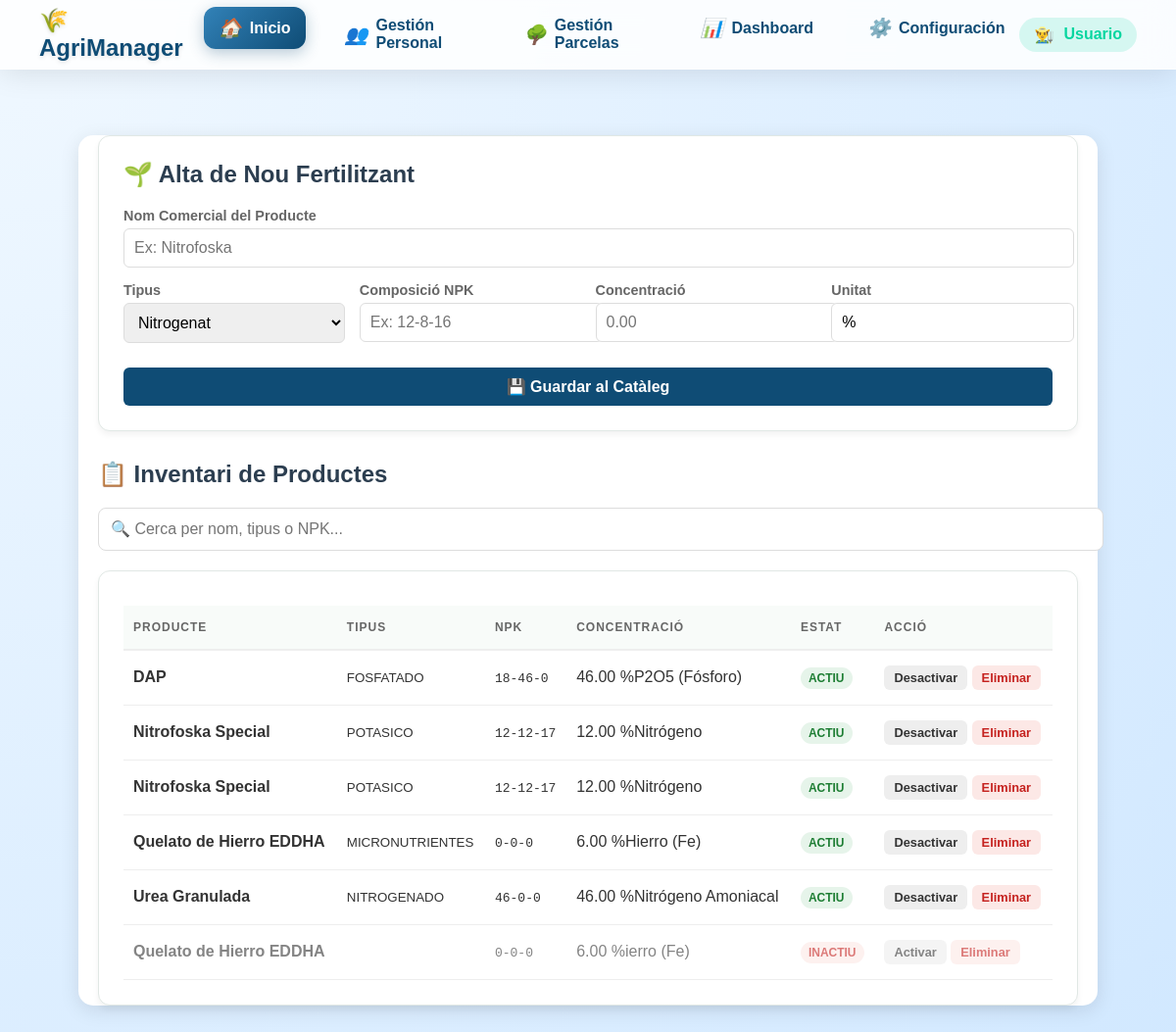
The app's page /Tractament/AltaFertilizant.php with its own data.
### tables this page shows
CREATE TABLE `fertilizantes` (
  `id` int(11) NOT NULL,
  `nombre_comercial` varchar(100) NOT NULL,
  `composicion_npk` varchar(20) DEFAULT NULL,
  `tipo` enum('NITROGENADO','FOSFATADO','POTASICO','MICRONUTRIENTES','ORGANICO') NOT NULL,
  `concentracion` decimal(10,2) DEFAULT NULL,
  `unidad` varchar(20) DEFAULT '%',
  `stock_id` int(11) DEFAULT NULL,
  `activo` tinyint(1) DEFAULT 1
);

### Tractament/AltaFertilizant.php (the view, shortened to what this page needs)
<?php
require '../db.php';
$fertilitzants = $pdo->query("SELECT * FROM fertilizantes ORDER BY activo DESC, nombre_comercial ASC")->fetchAll(PDO::FETCH_ASSOC);
?>
<!DOCTYPE html>
<html lang="ca">
<head>
    <link rel="stylesheet" href="../css/tasques.css">
    <link rel="stylesheet" href="../menu.css">
</head>
<body>
<?php include '../menu.php'; ?>
<div class="container">
    <div class="card">
        <h2>🌱 Alta de Nou Fertilitzant</h2>
        <form method="POST">
            <div class="form-group">
                <label>Nom Comercial del Producte</label>
                <input type="text" name="nombre_comercial" required placeholder="Ex: Nitrofoska">
            </div>
            <div class="grid">
                <div class="form-group">
                    <label>Tipus</label>
                    <select name="tipo" required>
                        <option value="NITROGENADO">Nitrogenat</option>
                    </select>
                </div>
                <div class="form-group">
                    <label>Composició NPK</label>
                    <input type="text" name="composicion_npk" placeholder="Ex: 12-8-16">
                </div>
                <div class="form-group">
                    <label>Concentració</label>
                    <input type="number" step="0.01" name="concentracion" placeholder="0.00">
                </div>
                <div class="form-group">
                    <label>Unitat</label>
                    <input type="text" name="unidad" value="%" placeholder="%">
                </div>
            </div>
            <button type="submit" name="alta_fertilizante" class="btn btn-principal">💾 Guardar al Catàleg</button>
        </form>
    </div>
    <h2>📋 Inventari de Productes</h2>
    <input type="text" id="searchInput" class="search-bar" placeholder="🔍 Cerca per nom, tipus o NPK...">
    <div class="card table-container">
        <table id="fertilizerTable">
            <thead>
                <tr>
                    <th>Producte</th>
                    <th>Tipus</th>
                    <th>NPK</th>
                    <th>Concentració</th>
                    <th>Estat</th>
                    <th>Acció</th>
                </tr>
            </thead>
            <tbody>
                <?php foreach ($fertilitzants as $f): ?>
                <tr class="<?= $f['activo'] ? '' : 'inactiu' ?>">
                    <td><strong><?= htmlspecialchars($f['nombre_comercial']) ?></strong></td>
                    <td><small><?= htmlspecialchars($f['tipo']) ?></small></td>
                    <td><code><?= htmlspecialchars($f['composicion_npk'] ?: '-') ?></code></td>
                    <td><?= htmlspecialchars($f['concentracion']) ?> <?= htmlspecialchars($f['unidad']) ?></td>
                    <td>
                        <span class="status-badge <?= $f['activo'] ? 'bg-success' : 'bg-danger' ?>">
                            <?= $f['activo'] ? 'ACTIU' : 'INACTIU' ?>
                        </span>
                    </td>
                    <td>
                        <form method="POST" style="display:inline;">
                            <button type="submit" name="toggle_estado" class="btn btn-status" style="background:#eee; color:#333;">
                                <?= $f['activo'] ? 'Desactivar' : 'Activar' ?>
                            </button>
                        </form>
                        <form method="POST" style="display:inline;" onsubmit="return confirm('Segur que vols eliminar-lo per complet?');">
                            <button type="submit" name="eliminar_fertilizante" class="btn btn-status" style="background:#fce8e6; color:#c5221f;">
                                Eliminar
                            </button>
                        </form>
                    </td>
                </tr>
                <?php endforeach; ?>
            </tbody>
        </table>
    </div>
</div>
</body>
</html>

### css/tasques.css (style rules this page uses)
body { font-family: 'Poppins', sans-serif; padding: 20px; background: #f5f5f5; }
.container { max-width: 1200px; margin: 0 auto; background: white; padding: 30px; border-radius: 15px; box-shadow: 0 5px 20px rgba(0,0,0,0.1); }
.form-group { display: flex; flex-direction: column; }
label { font-weight: bold; margin-bottom: 5px; color: #0f4c75; }
input, select, textarea { padding: 10px; border: 2px solid #d1e8ff; border-radius: 8px; font-size: 16px; }
button { background: linear-gradient(135deg, #0f4c75, #1b262c); color: white; padding: 12px 30px; border: none; border-radius: 25px; cursor: pointer; font-size: 16px; font-weight: bold; }
table { width: 100%; border-collapse: collapse; }
th, td { padding: 12px; text-align: left; border-bottom: 1px solid #ddd; }
th { background: #0f4c75; color: white; }

### menu.css (style rules this page uses)
body { background: radial-gradient(circle at top left, #f0f8ff, #d1e8ff); padding: 30px; color: #333; font-family: 'Poppins', sans-serif; }
body { padding-top: 100px; }

### Tractament/AltaFertilizant.php (style rules this page uses)
:root { --primari: #0f4c75; --primari-fosc: #0f4c75; --bg: #f4f7f6; --text: #333; }
body { background-color: var(--bg); color: var(--text); font-family: 'Segoe UI', Tahoma, Geneva, Verdana, sans-serif; }
.container { max-width: 1000px; margin: 30px auto; padding: 0 20px; }
.card { background: white; padding: 25px; border-radius: 12px; box-shadow: 0 4px 6px rgba(0,0,0,0.05); margin-bottom: 30px; border: 1px solid #e1e8e5; }
h2 { margin-top: 0; color: #2c3e50; font-size: 1.5rem; display: flex; align-items: center; gap: 10px; }
.grid { display: grid; grid-template-columns: repeat(auto-fit, minmax(200px, 1fr)); gap: 15px; }
.form-group { margin-bottom: 15px; }
label { display: block; font-size: 0.9rem; font-weight: 600; margin-bottom: 5px; color: #666; }
input, select { width: 100%; padding: 10px; border: 1px solid #ddd; border-radius: 6px; font-size: 1rem; transition: border 0.3s; }
.btn { padding: 10px 20px; border: none; border-radius: 6px; cursor: pointer; font-weight: 600; transition: all 0.3s; display: inline-flex; align-items: center; justify-content: center; }
.btn-principal { background: var(--primari); color: white; width: 100%; margin-top: 10px; }
.btn-status { padding: 5px 10px; font-size: 0.8rem; }
.table-container { overflow-x: auto; }
table { width: 100%; border-collapse: collapse; margin-top: 10px; }
th { background: #f8fbf9; color: #666; font-weight: 600; text-transform: uppercase; font-size: 0.75rem; letter-spacing: 1px; padding: 15px 10px; border-bottom: 2px solid #eee; text-align: left; }
td { padding: 15px 10px; border-bottom: 1px solid #eee; vertical-align: middle; }
.status-badge { padding: 4px 8px; border-radius: 20px; font-size: 0.75rem; font-weight: bold; }
.bg-success { background: #e6f4ea; color: #1e7e34; }
.bg-danger { background: #fce8e6; color: #c5221f; }
.inactiu { opacity: 0.6; grayscale: 1; }
.search-bar { width: 100%; padding: 12px; margin-bottom: 20px; border: 1px solid #ddd; border-radius: 8px; font-size: 1rem; }

### records on screen
fertilizantes: nombre_comercial "DAP", tipo "FOSFATADO", composicion_npk "18-46-0", concentracion "46.00", unidad "%P2O5 (Fósforo)", activo "ACTIU"
fertilizantes: nombre_comercial "Nitrofoska Special", tipo "POTASICO", composicion_npk "12-12-17", concentracion "12.00", unidad "%Nitrógeno", activo "ACTIU"
fertilizantes: nombre_comercial "Nitrofoska Special", tipo "POTASICO", composicion_npk "12-12-17", concentracion "12.00", unidad "%Nitrógeno", activo "ACTIU"
fertilizantes: nombre_comercial "Quelato de Hierro EDDHA", tipo "MICRONUTRIENTES", composicion_npk "0-0-0", concentracion "6.00", unidad "%Hierro (Fe)", activo "ACTIU"
fertilizantes: nombre_comercial "Urea Granulada", tipo "NITROGENADO", composicion_npk "46-0-0", concentracion "46.00", unidad "%Nitrógeno Amoniacal", activo "ACTIU"
fertilizantes: nombre_comercial "Quelato de Hierro EDDHA", composicion_npk "0-0-0", concentracion "6.00", unidad "%ierro (Fe)", activo "INACTIU"
